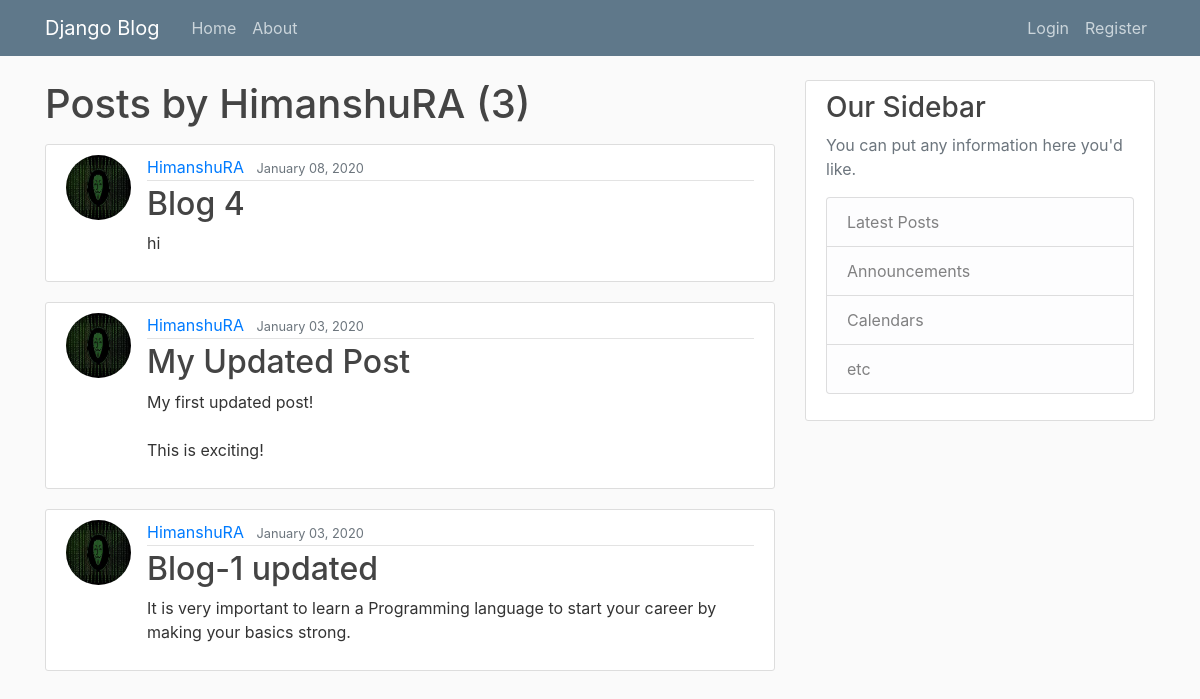
Screenshot of /user/HimanshuRA with the database file from the repository.
### blog/models.py (models this page shows, shortened)
class Post(models.Model):
    title = models.CharField(max_length=100)
    content = models.TextField()
    date_posted = models.DateTimeField(default=timezone.now)
    author = models.ForeignKey(User, on_delete=models.CASCADE)

### users/models.py (models this page shows, shortened)
class Profile(models.Model):
	user = models.OneToOneField(User, on_delete=models.CASCADE)
	image = models.ImageField(default='default.jpg',upload_to='profile_pics')

### blog/views.py (the view)
# urls.py: path('user/<str:username>', UserPostListView.as_view(),  name='user_posts'),
class UserPostListView(ListView):
	model=Post
	template_name= 'blog/user_posts.html' # <app>/<model>_<viewtype>.html
	context_object_name='posts'
	paginate_by = 5
	def get_queryset(self):
		user = get_object_or_404(User,username=self.kwargs.get('username'))
		return Post.objects.filter(author=user).order_by('-date_posted')

### blog/templates/blog/user_posts.html (shortened to what this page needs)
{% extends "blog/base.html" %}
{% block content %}
    <h1 class="mb-3">Posts by {{ view.kwargs.username }} ({{ page_obj.paginator.count }})</h1>
    {% for post in posts %}
        <article class="media content-section">
          <img class="rounded-circle article-img" src="{{ post.author.profile.image.url }}">
          <div class="media-body">
            <div class="article-metadata">
              <a class="mr-2" href="{% url 'user_posts' post.author.username %}">{{ post.author }}</a>
              <small class="text-muted">{{ post.date_posted|date:"F d, Y" }}</small>
            </div>
            <h2><a class="article-title" href="{% url 'post_detail' post.id %}">{{ post.title }}</a></h2>
            <p class="article-content">{{ post.content }}</p>
          </div>
        </article>
    {% endfor %}
{% endblock content %}

### blog/static/blog/main.css (style rules this page uses)
h1, h2, h3, h4, h5, h6 { color: #444444; }
.content-section { background: #ffffff; padding: 10px 20px; border: 1px solid #dddddd; border-radius: 3px; margin-bottom: 20px; }
.article-title { color: #444444; }
.article-content { white-space: pre-line; }
.article-img { height: 65px; width: 65px; margin-right: 16px; }
.article-metadata { padding-bottom: 1px; margin-bottom: 4px; border-bottom: 1px solid #e3e3e3 }

### rows the page displays
Post: author.profile.image (picture), author "HimanshuRA", date_posted "January 08, 2020", title "Blog 4", content "hi"
Post: author.profile.image (picture), author "HimanshuRA", date_posted "January 03, 2020", title "My Updated Post", content "My first updated post! This is exciting!"
Post: author.profile.image (picture), author "HimanshuRA", date_posted "January 03, 2020", title "Blog-1 updated", content "It is very important to learn a Programming language to start your career by making your basics strong."

### other values shown
{{ view.kwargs.username }} "HimanshuRA"
{{ page_obj.paginator.count }} "3"
